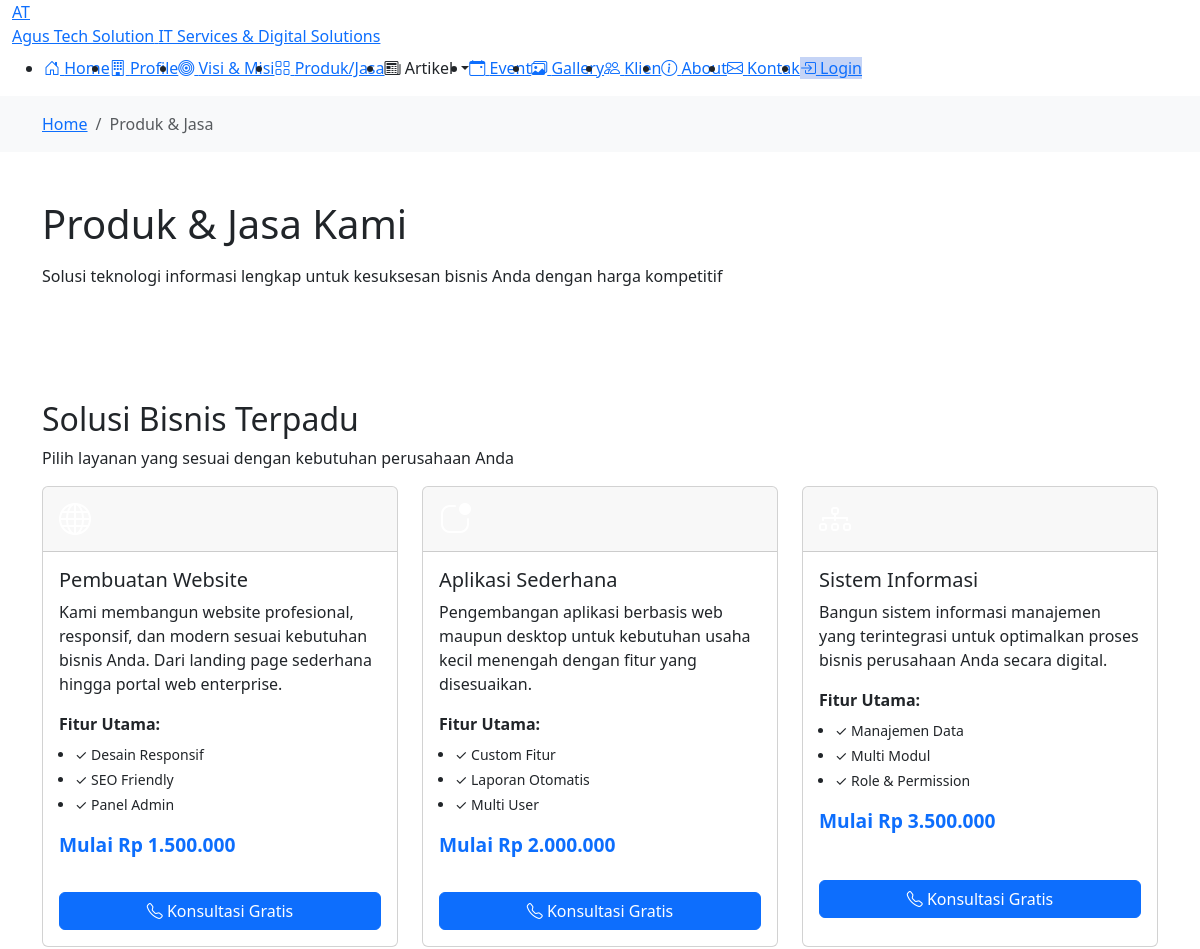
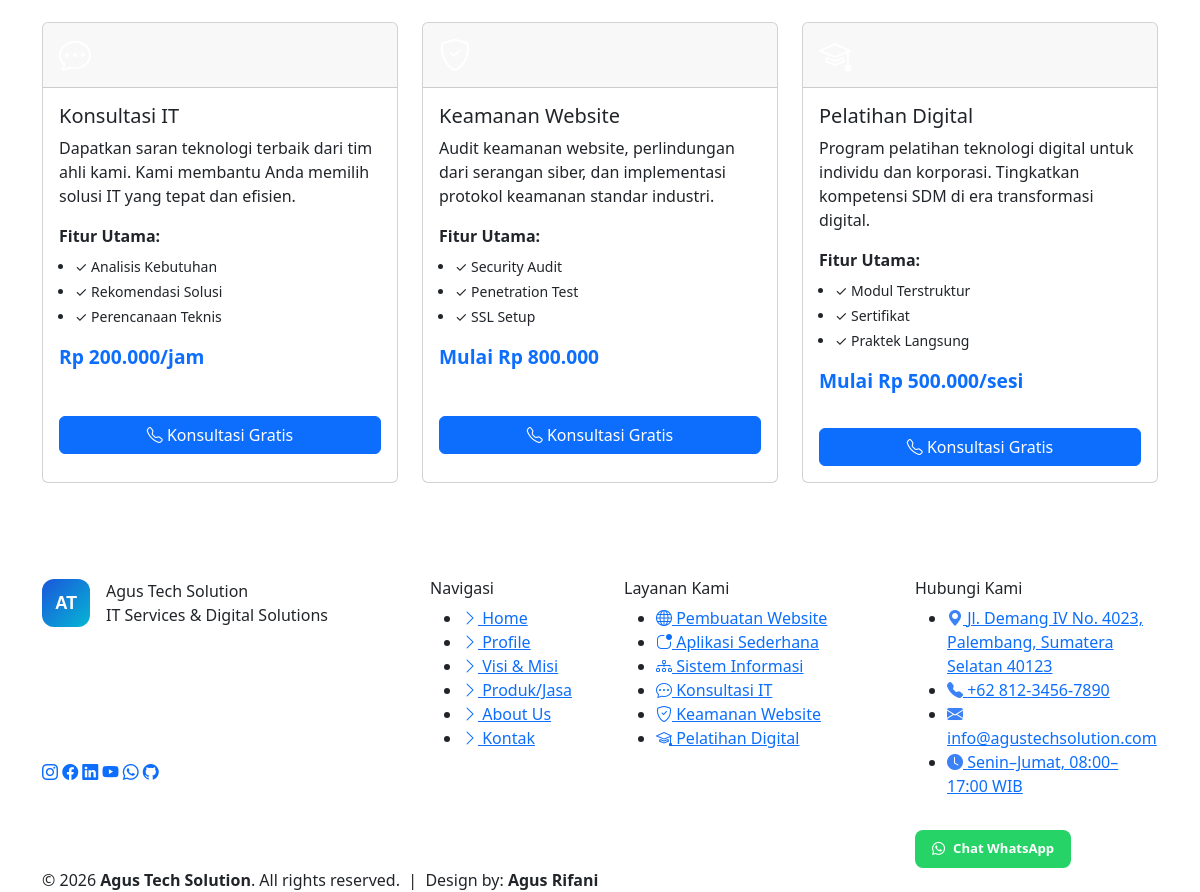
/pages/produk.php, run on the app's committed database (2 pictures, top to bottom).
### tables this page shows
CREATE TABLE IF NOT EXISTS produk (
  id          INT AUTO_INCREMENT PRIMARY KEY,
  nama        VARCHAR(255) NOT NULL,
  kategori    VARCHAR(100) DEFAULT 'Layanan IT',
  deskripsi   TEXT NOT NULL,
  harga       VARCHAR(100) DEFAULT 'Hubungi Kami',
  gambar      VARCHAR(255) DEFAULT NULL,
  icon        VARCHAR(100) DEFAULT 'bi-gear',
  fitur       TEXT DEFAULT NULL,
  status      ENUM('aktif','nonaktif') NOT NULL DEFAULT 'aktif',
  created_at  TIMESTAMP DEFAULT CURRENT_TIMESTAMP
);

### pages/produk.php (the view, shortened to what this page needs)
<?php
require_once __DIR__ . '/../config/koneksi.php';
try {
    $stmt = $pdo->query("SELECT * FROM produk WHERE status = 'aktif' ORDER BY created_at DESC");
    $produk_list = $stmt->fetchAll();
} catch (Exception $e) {
    $produk_list = [];
}
?>
<?php include __DIR__ . '/../includes/header.php'; ?>
<nav aria-label="breadcrumb" class="bg-light py-3">
    <div class="container">
        <ol class="breadcrumb mb-0">
            <li class="breadcrumb-item"><a href="<?php echo APP_URL; ?>/index.php">Home</a></li>
            <li class="breadcrumb-item active">Produk & Jasa</li>
        </ol>
    </div>
</nav>
<section class="hero-section py-5">
    <div class="container">
        <div class="hero-content">
            <h1 class="hero-title mb-3">Produk & Jasa Kami</h1>
            <p class="hero-description">Solusi teknologi informasi lengkap untuk kesuksesan bisnis Anda dengan harga kompetitif</p>
        </div>
    </div>
</section>
<section class="py-5">
    <div class="container">
        <div class="section-header">
            <h2 class="section-title">Solusi Bisnis Terpadu</h2>
            <p class="section-subtitle">Pilih layanan yang sesuai dengan kebutuhan perusahaan Anda</p>
        </div>
        <div class="row g-4">
            <?php foreach ($produk_list as $produk): ?>
            <div class="col-lg-4 col-md-6">
                <div class="card product-card h-100">
                    <div class="card-header">
                        <div class="stat-icon" style="background: transparent; color: white; font-size: 2rem;">
                            <i class="bi <?php echo $produk['icon'] ?? 'bi-box'; ?>"></i>
                        </div>
                    </div>
                    <div class="card-body">
                        <h5 class="card-title"><?php echo $produk['nama']; ?></h5>
                        <p class="card-text"><?php echo substr($produk['deskripsi'], 0, 150); ?></p>
                        <?php if ($produk['fitur']): ?>
                            <div class="mb-3">
                                <strong class="d-block mb-2">Fitur Utama:</strong>
                                <ul class="small ps-3">
                                    <?php
                                    $fitur_list = array_slice(explode(',', $produk['fitur']), 0, 3);
                                    foreach ($fitur_list as $fitur):
                                    ?>
                                        <li class="mb-1">✓ <?php echo trim($fitur); ?></li>
                                    <?php endforeach; ?>
                                </ul>
                            </div>
                        <?php endif; ?>
                        <?php if ($produk['harga']): ?>
                            <p class="fw-bold text-primary mb-3" style="font-size: 1.2rem;"><?php echo $produk['harga']; ?></p>
                        <?php endif; ?>
                    </div>
                    <div class="card-body pt-0">
                        <a href="<?php echo APP_URL; ?>/pages/kontak.php" class="btn btn-primary w-100">
                            <i class="bi bi-telephone"></i> Konsultasi Gratis
                        </a>
                    </div>
                </div>
            </div>
            <?php endforeach; ?>
        </div>
    </div>
</section>
<?php include __DIR__ . '/../includes/footer.php'; ?>

### includes/header.php (shortened to what this page needs)
<?php
$current_page = basename($_SERVER['PHP_SELF']);
$base_url = (defined('APP_URL')) ? APP_URL : 'http://localhost/company-profile';
?>
<!DOCTYPE html>
<html lang="id">
<head>
  <link rel="stylesheet" href="https://cdn.jsdelivr.net/npm/bootstrap@5.3.2/dist/css/bootstrap.min.css">
  <link rel="stylesheet" href="https://cdn.jsdelivr.net/npm/bootstrap-icons@1.11.3/font/bootstrap-icons.min.css">
  <link rel="stylesheet" href="<?= $base_url ?>/assets/css/style.css">
</head>
<body class="page-fade">
<nav class="navbar-main">
  <div class="container-fluid d-flex align-items-center justify-content-between flex-wrap gap-2">
    <a href="<?= $base_url ?>/index.php" class="navbar-brand-wrap">
      <div class="navbar-logo-svg">AT</div>
      <div class="navbar-title">
        <span class="company-name">Agus Tech Solution</span>
        <span class="company-tagline">IT Services &amp; Digital Solutions</span>
      </div>
    </a>
    <ul class="navbar-nav-main d-none d-lg-flex flex-wrap" id="mainNavbar">
      <li class="nav-item <?= ($current_page === 'index.php' || $current_page === 'home.php') ? 'active' : '' ?>">
        <a href="<?= $base_url ?>/index.php"><i class="bi bi-house-door"></i> Home</a>
      </li>
      <li class="nav-item <?= ($current_page === 'profile.php') ? 'active' : '' ?>">
        <a href="<?= $base_url ?>/pages/profile.php"><i class="bi bi-building"></i> Profile</a>
      </li>
      <li class="nav-item <?= ($current_page === 'visi_misi.php') ? 'active' : '' ?>">
        <a href="<?= $base_url ?>/pages/visi_misi.php"><i class="bi bi-bullseye"></i> Visi &amp; Misi</a>
      </li>
      <li class="nav-item <?= ($current_page === 'produk.php') ? 'active' : '' ?>">
        <a href="<?= $base_url ?>/pages/produk.php"><i class="bi bi-grid"></i> Produk/Jasa</a>
      </li>
      <li class="nav-item dropdown">
        <a class="nav-link dropdown-toggle <?= ($current_page === 'artikel.php') ? 'active' : '' ?>"
           href="#" role="button" data-bs-toggle="dropdown" aria-expanded="false">
          <i class="bi bi-newspaper"></i> Artikel
        </a>
      </li>
      <li class="nav-item <?= ($current_page === 'event.php') ? 'active' : '' ?>">
        <a href="<?= $base_url ?>/pages/event.php"><i class="bi bi-calendar-event"></i> Event</a>
      </li>
      <li class="nav-item <?= ($current_page === 'gallery.php') ? 'active' : '' ?>">
        <a href="<?= $base_url ?>/pages/gallery.php"><i class="bi bi-images"></i> Gallery</a>
      </li>
      <li class="nav-item <?= ($current_page === 'klien.php') ? 'active' : '' ?>">
        <a href="<?= $base_url ?>/pages/klien.php"><i class="bi bi-people"></i> Klien</a>
      </li>
      <li class="nav-item <?= ($current_page === 'about.php') ? 'active' : '' ?>">
        <a href="<?= $base_url ?>/pages/about.php"><i class="bi bi-info-circle"></i> About</a>
      </li>
      <li class="nav-item <?= ($current_page === 'kontak.php') ? 'active' : '' ?>">
        <a href="<?= $base_url ?>/pages/kontak.php"><i class="bi bi-envelope"></i> Kontak</a>
      </li>
      <?php if (isset($_SESSION['user_id'])): ?>
        <?php if (isset($_SESSION['user_role']) && $_SESSION['user_role'] === 'admin'): ?>
          <li class="nav-item">
            <a href="<?= $base_url ?>/admin/dashboard.php" style="background:rgba(26,86,219,0.25);">
              <i class="bi bi-speedometer2"></i> Dashboard
            </a>
          </li>
        <?php endif; ?>
        <li class="nav-item">
          <a href="<?= $base_url ?>/auth/logout.php" style="background:rgba(239,68,68,0.2);color:rgba(252,165,165,1) !important;">
            <i class="bi bi-box-arrow-right"></i> Logout
          </a>
        </li>
      <?php else: ?>
        <li class="nav-item">
          <a href="<?= $base_url ?>/auth/login.php" style="background:rgba(26,86,219,0.25);">
            <i class="bi bi-box-arrow-in-right"></i> Login
          </a>
        </li>
      <?php endif; ?>
    </ul>
  </div>
</nav>

### includes/footer.php (shortened to what this page needs)
<?php
$base_url = (defined('APP_URL')) ? APP_URL : 'http://localhost/company-profile';
?>
<footer class="footer-main mt-5">
  <div class="container">
    <div class="row g-5">
      <div class="col-lg-4 col-md-6">
        <div class="footer-brand">
          <div class="d-flex align-items-center gap-3 mb-3">
            <div style="width:48px;height:48px;background:linear-gradient(135deg,#1a56db,#06b6d4);border-radius:12px;display:flex;align-items:center;justify-content:center;color:white;font-weight:900;font-size:1.1rem;font-family:'Poppins',sans-serif;">AT</div>
            <div>
              <div class="footer-title">Agus Tech Solution</div>
              <div class="footer-tagline">IT Services &amp; Digital Solutions</div>
            </div>
          </div>
          <p style="font-size:0.875rem;line-height:1.8;color:rgba(255,255,255,0.6);">
          </p>
          <div class="social-links mt-3">
            <a href="#" class="social-link" title="Instagram"><i class="bi bi-instagram"></i></a>
            <a href="#" class="social-link" title="Facebook"><i class="bi bi-facebook"></i></a>
            <a href="#" class="social-link" title="LinkedIn"><i class="bi bi-linkedin"></i></a>
            <a href="#" class="social-link" title="YouTube"><i class="bi bi-youtube"></i></a>
            <a href="#" class="social-link" title="WhatsApp"><i class="bi bi-whatsapp"></i></a>
            <a href="#" class="social-link" title="GitHub"><i class="bi bi-github"></i></a>
          </div>
        </div>
      </div>
      <div class="col-lg-2 col-md-3 col-6">
        <h6 class="footer-heading">Navigasi</h6>
        <ul class="footer-links">
          <li><a href="<?= $base_url ?>/index.php"><i class="bi bi-chevron-right"></i> Home</a></li>
          <li><a href="<?= $base_url ?>/pages/profile.php"><i class="bi bi-chevron-right"></i> Profile</a></li>
          <li><a href="<?= $base_url ?>/pages/visi_misi.php"><i class="bi bi-chevron-right"></i> Visi &amp; Misi</a></li>
          <li><a href="<?= $base_url ?>/pages/produk.php"><i class="bi bi-chevron-right"></i> Produk/Jasa</a></li>
          <li><a href="<?= $base_url ?>/pages/about.php"><i class="bi bi-chevron-right"></i> About Us</a></li>
          <li><a href="<?= $base_url ?>/pages/kontak.php"><i class="bi bi-chevron-right"></i> Kontak</a></li>
        </ul>
      </div>
      <div class="col-lg-3 col-md-3 col-6">
        <h6 class="footer-heading">Layanan Kami</h6>
        <ul class="footer-links">
          <li><a href="<?= $base_url ?>/pages/produk.php"><i class="bi bi-globe"></i> Pembuatan Website</a></li>
          <li><a href="<?= $base_url ?>/pages/produk.php"><i class="bi bi-app-indicator"></i> Aplikasi Sederhana</a></li>
          <li><a href="<?= $base_url ?>/pages/produk.php"><i class="bi bi-diagram-3"></i> Sistem Informasi</a></li>
          <li><a href="<?= $base_url ?>/pages/produk.php"><i class="bi bi-chat-dots"></i> Konsultasi IT</a></li>
          <li><a href="<?= $base_url ?>/pages/produk.php"><i class="bi bi-shield-check"></i> Keamanan Website</a></li>
          <li><a href="<?= $base_url ?>/pages/produk.php"><i class="bi bi-mortarboard"></i> Pelatihan Digital</a></li>
        </ul>
      </div>
      <div class="col-lg-3 col-md-6">
        <h6 class="footer-heading">Hubungi Kami</h6>
        <ul class="footer-links">
          <li>
            <a href="#">
              <i class="bi bi-geo-alt-fill" style="color:#3b82f6;"></i>
              Jl. Demang IV No. 4023, Palembang, Sumatera Selatan 40123
            </a>
          </li>
          <li>
            <a href="tel:+6281234567890">
              <i class="bi bi-telephone-fill" style="color:#3b82f6;"></i>
              +62 812-3456-7890
            </a>
          </li>
          <li>
            <a href="mailto:info@agustechsolution.com">
              <i class="bi bi-envelope-fill" style="color:#3b82f6;"></i>
              info@agustechsolution.com
            </a>
          </li>
          <li>
            <a href="#">
              <i class="bi bi-clock-fill" style="color:#3b82f6;"></i>
              Senin–Jumat, 08:00–17:00 WIB
            </a>
          </li>
        </ul>
        <a href="https://wa.me/6281234567890?text=Halo Agus Tech Solution, saya ingin berkonsultasi."
           target="_blank"
           class="btn btn-sm mt-3 d-inline-flex align-items-center gap-2"
           style="background:#25D366;color:white;border-radius:8px;padding:8px 16px;font-size:0.82rem;font-weight:600;text-decoration:none;transition:all 0.3s;">
          <i class="bi bi-whatsapp"></i> Chat WhatsApp
        </a>
      </div>
    </div>
  </div>
  <div class="footer-bottom">
    <div class="container">
      <p class="mb-0">
        &copy; <?= date('Y') ?> <strong>Agus Tech Solution</strong>. All rights reserved. &nbsp;|&nbsp;
        Design by: <strong>Agus Rifani</strong>
      </p>
    </div>
  </div>
</footer>
</body>
</html>

### data on the page
produk: nama "Pembuatan Website", deskripsi "Kami membangun website profesional, responsif, dan modern sesuai kebutuhan bisnis Anda. Dari landing page sederhana hingga portal web enterprise.", fitur "Desain Responsif", fitur "SEO Friendly", fitur "Panel Admin", harga "Mulai Rp 1.500.000"
produk: nama "Aplikasi Sederhana", deskripsi "Pengembangan aplikasi berbasis web maupun desktop untuk kebutuhan usaha kecil menengah dengan fitur yang disesuaikan.", fitur "Custom Fitur", fitur "Laporan Otomatis", fitur "Multi User", harga "Mulai Rp 2.000.000"
produk: nama "Sistem Informasi", deskripsi "Bangun sistem informasi manajemen yang terintegrasi untuk optimalkan proses bisnis perusahaan Anda secara digital.", fitur "Manajemen Data", fitur "Multi Modul", fitur "Role & Permission", harga "Mulai Rp 3.500.000"
produk: nama "Konsultasi IT", deskripsi "Dapatkan saran teknologi terbaik dari tim ahli kami. Kami membantu Anda memilih solusi IT yang tepat dan efisien.", fitur "Analisis Kebutuhan", fitur "Rekomendasi Solusi", fitur "Perencanaan Teknis", harga "Rp 200.000/jam"
produk: nama "Keamanan Website", deskripsi "Audit keamanan website, perlindungan dari serangan siber, dan implementasi protokol keamanan standar industri.", fitur "Security Audit", fitur "Penetration Test", fitur "SSL Setup", harga "Mulai Rp 800.000"
produk: nama "Pelatihan Digital", deskripsi "Program pelatihan teknologi digital untuk individu dan korporasi. Tingkatkan kompetensi SDM di era transformasi digital.", fitur "Modul Terstruktur", fitur "Sertifikat", fitur "Praktek Langsung", harga "Mulai Rp 500.000/sesi"
